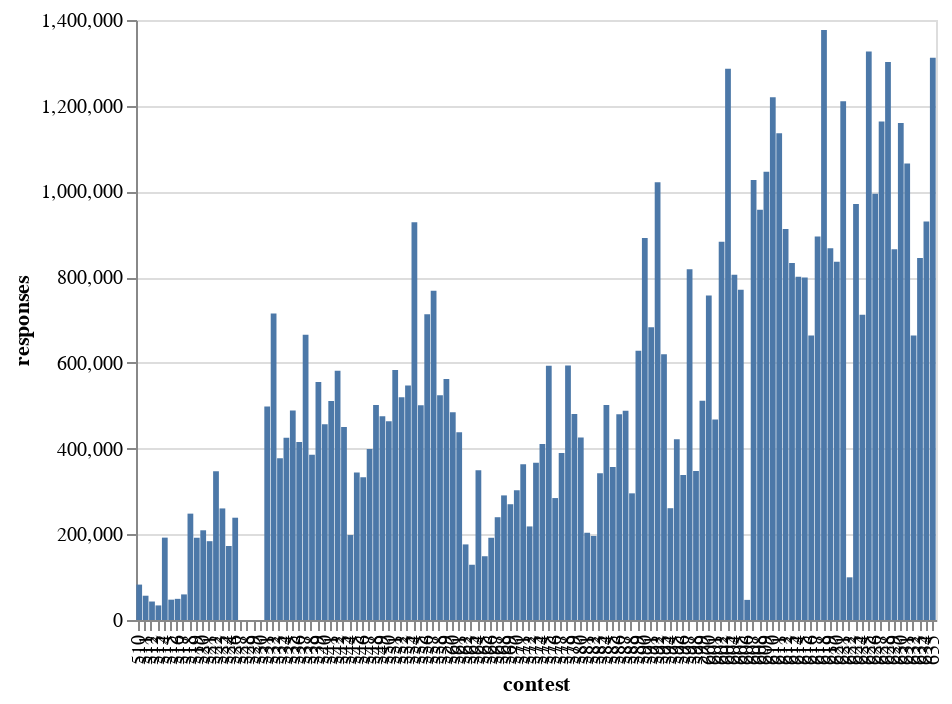

Source (notebook cell):
### Code cell
from altair import Chart, X, Y, Scale

show = df.copy()
show["contest"] = show.index
Chart(show).mark_bar().encode(
    x=X('contest:O', scale=Scale(zero=False)),
    y='responses')

### Figure 1 — Vega-Lite specification as saved in the notebook (floating-point values rounded to 4 significant figures)
{"$schema": "https://vega.github.io/schema/vega-lite/v2.6.0.json", "config": {"view": {"height": 300, "width": 400}}, "data": {"name": "data-83635e289e28c671f8e11c77500bfd12"}, "datasets": {"data-83635e289e28c671f8e11c77500bfd12": [{"contest": 510, "responses": 82627}, {"contest": 511, "responses": 56660}, {"contest": 512, "responses": 43120}, {"contest": 513, "responses": 34013}, {"contest": 514, "responses": 192198}, {"contest": 515, "responses": 47448}, {"contest": 516, "responses": 49365}, {"contest": 517, "responses": 59717}, {"contest": 518, "responses": 248180}, {"contest": 519, "responses": 191935}, {"contest": 520, "responses": 209322}, {"contest": 521, "responses": 183912}, {"contest": 522, "responses": 347335}, {"contest": 523, "responses": 260331}, {"contest": 524, "responses": 172680}, {"contest": 526, "responses": 238677}, {"contest": 527, "responses": 0}, {"contest": 528, "responses": 0}, {"contest": 529, "responses": 0}, {"contest": 530, "responses": 0}, {"contest": 531, "responses": 498337}, {"contest": 532, "responses": 714986}, {"contest": 533, "responses": 377496}, {"contest": 534, "responses": 425529}, {"contest": 535, "responses": 488929}, {"contest": 536, "responses": 415065}, {"contest": 537, "responses": 665537}, {"contest": 538, "responses": 385675}, {"contest": 539, "responses": 555190}, {"contest": 540, "responses": 456690}, {"contest": 541, "responses": 510944}, {"contest": 542, "responses": 581602}, {"contest": 543, "responses": 450498}, {"contest": 544, "responses": 198246}, {"contest": 545, "responses": 344095}, {"contest": 546, "responses": 333116}, {"contest": 547, "responses": 398746}, {"contest": 548, "responses": 501425}, {"contest": 549, "responses": 475431}, {"contest": 550, "responses": 463593}, {"contest": 551, "responses": 583185}, {"contest": 552, "responses": 519548}, {"contest": 553, "responses": 547090}, {"contest": 554, "responses": 928060}, {"contest": 555, "responses": 501078}, {"contest": 556, "responses": 713533}, {"contest": 557, "responses": 767998}, {"contest": 558, "responses": 524297}, {"contest": 559, "responses": 562601}, {"contest": 560, "responses": 484493}, {"contest": 561, "responses": 438112}, {"contest": 562, "responses": 176381}, {"contest": 563, "responses": 128912}, {"contest": 564, "responses": 349268}, {"contest": 565, "responses": 148779}, {"contest": 566, "responses": 191877}, {"contest": 567, "responses": 239829}, {"contest": 568, "responses": 290737}, {"contest": 569, "responses": 270136}, {"contest": 570, "responses": 303014}, {"contest": 571, "responses": 363323}, {"contest": 572, "responses": 218335}, {"contest": 573, "responses": 366782}, {"contest": 574, "responses": 410803}, {"contest": 575, "responses": 593171}, {"contest": 576, "responses": 284529}, {"contest": 577, "responses": 389881}, {"contest": 578, "responses": 593761}, {"contest": 579, "responses": 480412}, {"contest": 580, "responses": 425835}, {"contest": 581, "responses": 203573}, {"contest": 582, "responses": 196119}, {"contest": 583, "responses": 342411}, {"contest": 584, "responses": 501501}, {"contest": 585, "responses": 356787}, {"contest": 586, "responses": 480072}, {"contest": 587, "responses": 488525}, {"contest": 588, "responses": 295551}, {"contest": 589, "responses": 628320}, {"contest": 590, "responses": 891259}, {"contest": 591, "responses": 683357}, {"contest": 592, "responses": 1021298}, {"contest": 593, "responses": 619876}, {"contest": 594, "responses": 260848}, {"contest": 595, "responses": 421560}, {"contest": 596, "responses": 338162}, {"contest": 597, "responses": 818541}, {"contest": 598, "responses": 347381}, {"contest": 599, "responses": 511647}, {"contest": 600, "responses": 757201}, {"contest": 601, "responses": 468015}, {"contest": 602, "responses": 882768}, {"contest": 603, "responses": 1286233}, {"contest": 604, "responses": 805427}, {"contest": 605, "responses": 770552}, {"contest": 606, "responses": 46951}, {"contest": 607, "responses": 1026927}, {"contest": 608, "responses": 957406}, {"contest": 609, "responses": 1046199}, {"contest": 610, "responses": 1219947}, {"contest": 611, "responses": 1135773}, {"contest": 612, "responses": 912599}, {"contest": 613, "responses": 832844}, {"contest": 614, "responses": 801031}, {"contest": 615, "responses": 798876}, {"contest": 616, "responses": 663572}, {"contest": 617, "responses": 895010}, {"contest": 618, "responses": 1376512}, {"contest": 619, "responses": 867441}, {"contest": 620, "responses": 835987}, {"contest": 621, "responses": 1210310}, {"contest": 622, "responses": 99592}, {"contest": 623, "responses": 970853}, {"contest": 624, "responses": 712054}, {"contest": 625, "responses": 1326475}, {"contest": 626, "responses": 994662}, {"contest": 627, "responses": 1162946}, {"contest": 628, "responses": 1302031}, {"contest": 629, "responses": 865000}, {"contest": 630, "responses": 1159678}, {"contest": 631, "responses": 1065339}, {"contest": 632, "responses": 663855}, {"contest": 633, "responses": 844553}, {"contest": 634, "responses": 929951}, {"contest": 635, "responses": 1311984}]}, "encoding": {"x": {"field": "contest", "scale": {"zero": false}, "type": "ordinal"}, "y": {"field": "responses", "type": "quantitative"}}, "mark": "bar"}
